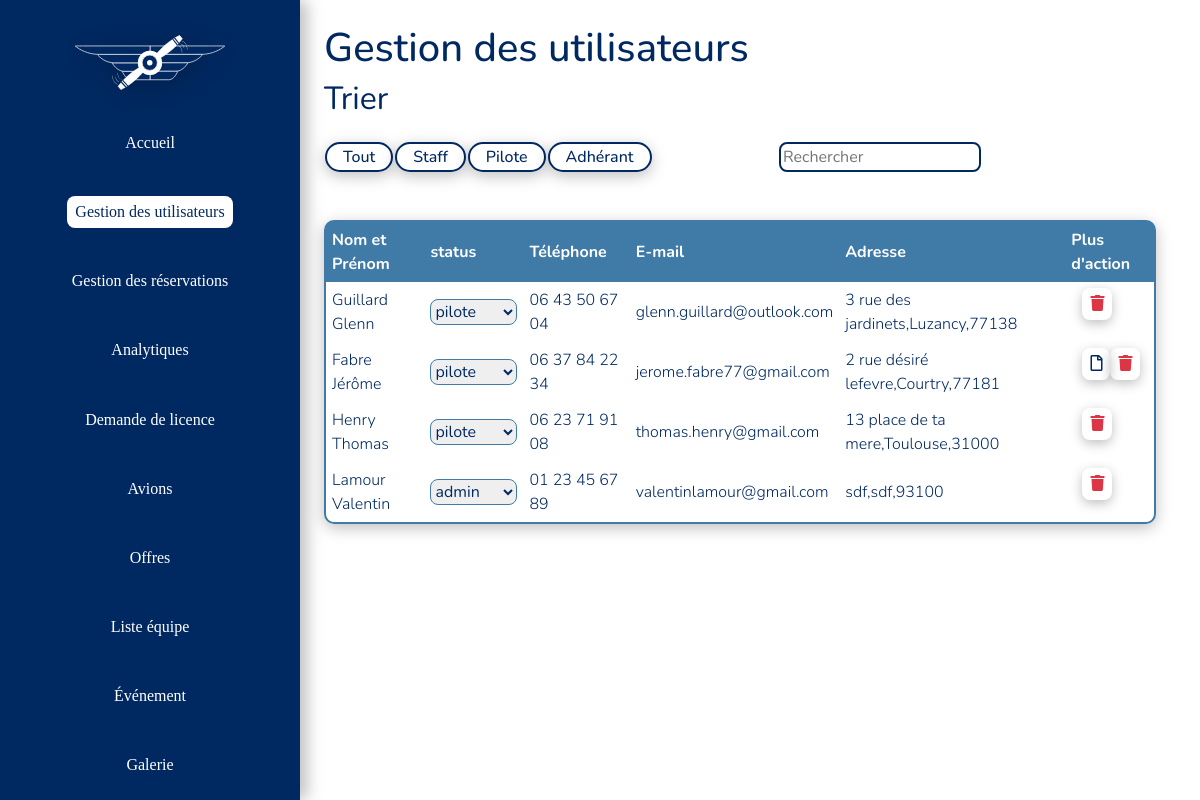
/php_gestionnaireUtilisateur.php (signed in), run on an earlier commit of the app's database.
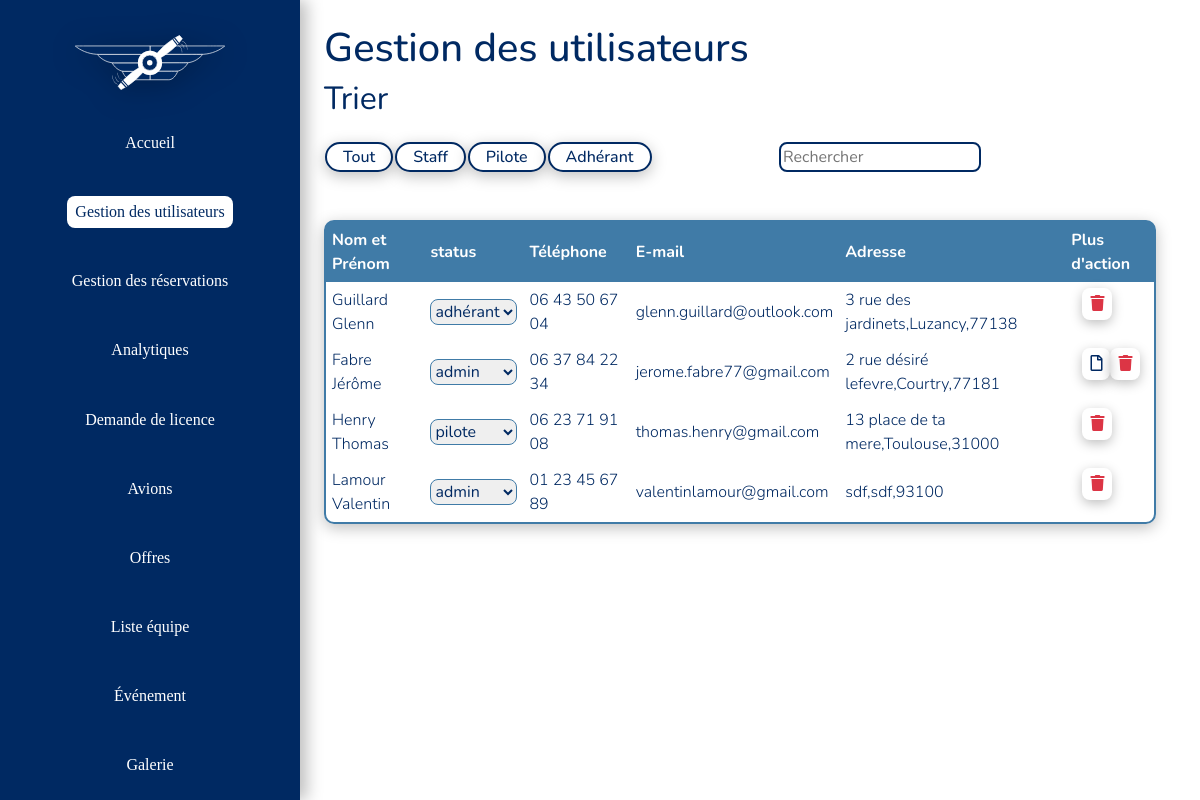
And on a later commit of the database.
### tables this page shows
CREATE TABLE `adherant` (
  `autorisation` tinyint(1) NOT NULL DEFAULT 0,
  `nom` char(50) DEFAULT NULL,
  `prenom` char(50) DEFAULT NULL,
  `civilite` char(50) NOT NULL,
  `mail` char(255) NOT NULL,
  `mdp` char(255) NOT NULL,
  `code_postale` char(5) NOT NULL,
  `ville` char(50) NOT NULL,
  `adresse` char(255) NOT NULL,
  `num_tel` char(14) NOT NULL,
  `licence` char(255) NOT NULL,
  `licence_valid` tinyint(1) NOT NULL DEFAULT 0,
  `date_naissance` date DEFAULT NULL,
  `date_crea` timestamp NULL DEFAULT NULL,
  `date_update` timestamp NULL DEFAULT current_timestamp(),
  `compte_actif` tinyint(1) NOT NULL DEFAULT 1
);

### UID.php (called while the page is built)
<?php
function UID($nbr_aleatoire) {
    $liste_cara = [
        ["A", "B", "C", "D", "E", "F", "G", "H", "I", "J", "K", "K", "L", "M", "N", "O", "P", "Q", "R", "S", "T", "U", "V", "W", "X", "Y", "Z"],
        ["a", "b", "c", "d", "e", "f", "g", "h","i","j","k","l","m","n","o","p","q","r","s","t","u","v","w","x","y","z"],
        ["0", "1", "2", "3", "4", "5", "6", "7", "8", "9"]
    ];
    $liste = "";
    for ($i = 0; $i < $nbr_aleatoire; $i++) {
        $index_one = rand(0, 2);
        $index_two = rand(0, count($liste_cara[$index_one])-1);
        $liste.= $liste_cara[$index_one][$index_two];
    }
    return $liste;
}
?>

### poo_models.php (called while the page is built, shortened)
<?php
require_once "poo_database.php";
class Model extends Database {
    protected string $table;
	function getTable() {
		return $this->table;
	}
	function __construct(string $table) {
		$this->table = $table;
		$this->db = Database::getInstance();
	}
}

### poo_database.php (called while the page is built, shortened)
<?php
class Database extends PDO {
    private static $instance;
    public static function getInstance():self
    {
        if(self::$instance === null){
            self::$instance = new self();
        }
        return self::$instance;
    }
}

### poo_repository.php (called while the page is built, shortened)
<?php
require_once ("poo_models.php");
class Repository extends Model {
	public function requete(string $sql) {
        return $this->db->query($sql);
    }
}

### php_gestionnaireUtilisateur.php (the view, shortened to what this page needs)
<!DOCTYPE html>
<html lang="fr">
<head>
    <link rel="stylesheet" href="css/gestionUtil.css?time=<?php require 'UID.php';
                                                            echo UID(200) ?>">
    <link rel="stylesheet" href="css/bootstrap.min.css?time=<?php echo UID(200) ?>">
    <link rel="stylesheet" href="https://cdnjs.cloudflare.com/ajax/libs/font-awesome/5.15.2/css/all.min.css">
    <link rel="stylesheet" href="https://cdn.jsdelivr.net/npm/flatpickr/dist/flatpickr.min.css">
</head>
<body class="font-normal">
    <div class="d-flex flex-row w-100 h-100">
        <section class="w-25 h-100 position-fixed start-0">
            <nav class="text-center bg-custom text-white d-flex justify-content-around flex-column align-items-center font-avion">
                <a href="index.php" class="w-50 exclu mt-3">
                    <img class="logo-shadow" src="img/SVG/logo.svg" alt="logo aero club">
                </a>
                <a class="text-white text-decoration-none py-1 px-2 rounded-3" href="php_login.php">Accueil</a>
                <a class="text-blue bg-white text-decoration-none py-1 px-2 rounded-3 exclu" href="php_gestionnaireUtilisateur.php">Gestion des utilisateurs</a>
                <a class="text-white text-decoration-none py-1 px-2 rounded-3" href="php_gestionReservation.php">Gestion des réservations</a>
                <a class="text-white text-decoration-none py-1 px-2 rounded-3" href="php_analytique.php">Analytiques</a>
                <a class="text-white text-decoration-none py-1 px-2 rounded-3" href="php_DemandeLicence.php">Demande de licence</a>
                <a class="text-white text-decoration-none py-1 px-2 rounded-3" href="php_Gestion_avions.php">Avions</a>
                <a class="text-white text-decoration-none py-1 px-2 rounded-3" href="php_offre.php">Offres</a>
                <a class="text-white text-decoration-none py-1 px-2 rounded-3" href="php_equipe.php">Liste équipe</a>
                <a class="text-white text-decoration-none py-1 px-2 rounded-3" href="php_evenement.php">Événement</a>
                <a class="text-white text-decoration-none py-1 px-2 rounded-3" href="php_galerie.php">Galerie</a>
            </nav>
        </section>
        <section class="w-75 ml-custom">
            <h1 class="text-blue mt-4">Gestion des utilisateurs</h1>
            <h2 class="text-blue fw-normal mb-4">Trier</h2>
            <?php
            if (isset($_SESSION['mail'])) {
                $mail = "'" . $_SESSION['mail'] . "'";
                require_once "poo_repository.php";
                require_once "poo_models.php";
                try {
                    $modele = new Model("adherant");
                    $exemple1 = new Repository($modele->getTable());
                    $sql = "Select autorisation from " . $modele->getTable() . " where mail = $mail  ";
                    $resultat = $exemple1->requete($sql);
                    foreach ($resultat as $ligne) {
                        if ($ligne["autorisation"] == 3) {
                            try {
                                $sql2 = "SELECT * FROM " . $modele->getTable() . " WHERE compte_actif = 1 ";
                                $sql3 = "SELECT mail FROM " . $modele->getTable() . " WHERE mail = $mail";
                                $sql4 = "$sql2 AND mail NOT IN ($sql3)";
                                $resultat2 = $exemple1->requete($sql4);
            ?>
                                <article class="d-flex justify-content-between w-75">
                                    <div class="w-50 d-flex justify-content-around">
                                        <input type="button" id="all" name="Search_Status" checked onclick="all_status()" value="Tout" class="bg-white text-blue button-custom px-3 rounded-4 fw-medium">
                                        <input type="button" id="staff" name="Search_Status" onclick="status_staff()" value="Staff" class="bg-white text-blue button-custom px-3 rounded-4 fw-medium">
                                        <input type="button" id="pilote" name="Search_Status" onclick="status_pilote()" value="Pilote" class="bg-white text-blue button-custom px-3 rounded-4 fw-medium">
                                        <input type="button" id="adherant" name="Search_Status" onclick="status_adheran()" value="Adhérant" class="bg-white text-blue button-custom px-3 rounded-4 fw-medium">
                                    </div>
                                    <input type="texte" id="search" onkeyup="search()" placeholder="Rechercher" class="bg-white text-blue input-custom rounded-3">
                                </article>
                                <table class="mt-5 fw-light text-blue">
                                    <thead class="">
                                        <tr class="text-white">
                                            <th>Nom et Prénom</th>
                                            <th>status</th>
                                            <th>Téléphone</th>
                                            <th>E-mail</th>
                                            <th>Adresse</th>
                                            <th>Plus d'action</th>
                                        </tr>
                                    </thead>
                                    <tbody>
                                        <?php
                                        foreach ($resultat2 as $ligne2) {
                                        ?>
                                            <?php
                                            $mailJqierry = "'" . $ligne2["mail"] . "'";
                                            echo "<tr id='Utilisateur_" . str_replace(".", "", str_replace('@', '', $ligne2["mail"])) . "' class='affiche Aff_" . $ligne2["nom"] . " statusAll status_" . $ligne2["autorisation"] . "'>";
                                            echo "<td>";
                                            echo $ligne2["nom"] . " " . $ligne2["prenom"];
                                            echo "</td>";
                                            echo "<td>";
                                            ?>
                                            <select class="rounded-3" onchange="ModificationStatus(<?php echo $mailJqierry ?>,this.value)" id=<?php echo "Changement_" . str_replace(".", "", str_replace('@', '', $ligne2["mail"])) ?>>
                                                <?php
                                                echo "<option value='adhéran'";
                                                if ($ligne2["autorisation"] == 0) {
                                                    echo "selected";
                                                }
                                                echo ">adhérant</option>";
                                                echo "<option value='pilote'";
                                                if ($ligne2["autorisation"] == 1) {
                                                    echo "selected";
                                                }
                                                echo ">pilote</option>";
                                                echo "<option value='admin'";
                                                if ($ligne2["autorisation"] == 3) {
                                                    echo "selected";
                                                }
                                                echo ">admin</option>";
                                                echo "</select>";
                                                echo "</td>";
                                                echo "<td>";
                                                echo $ligne2["num_tel"];
                                                echo "</td>";
                                                echo "<td>";
                                                echo $ligne2["mail"];
                                                echo "</td>";
                                                echo "<td>";
                                                echo $ligne2["adresse"] . "," . $ligne2["ville"] . "," . $ligne2["code_postale"];
                                                echo "</td>";
                                                echo "<td class='d-flex flex-row justify-content-between align-items-center w-75 mx-auto'>";
                                                if ($ligne2["licence_valid"] == 2) { ?>
                                                    <a href="PDFlicences/<?= $ligne2["licence"] ?>.pdf" target="_blank" class="icon-shadow py-1 px-2 rounded-3">
                                                        <i class="far fa-file text-blue my-auto"></i>
                                                    </a>
                                                <?php } ?>
                                                <div class="icon-shadow py-1 px-2 rounded-3">
                                                    <i onclick="test(<?php echo $mailJqierry ?>)" class="fas fa-trash trash-icon icon_supp text-danger"></i>
                                                </div>
                                        <?php
                                            echo "</td>";
                                            echo "</tr>";
                                        }
                                    } catch (PDOException $e) {
                                        die($e->getMessage());
                                    }
                                        ?>
                                    </tbody>
                                </table>
                <?php
                        } else {
                            header("Location: index.php");
                        }
                    }
                } catch (PDOException $e) {
                    die($e->getMessage());
                }
            } else {
                header("Location: index.php");
            }
                ?>
        </section>
    </div>
</body>
</html>

### css/gestionUtil.css (style rules this page uses)
.bg-custom { background-color: #002962; }
.font-avion { font-family: aeronaves; }
.font-normal { font-family: nunito; }
nav { box-shadow: 7px 0px 15px 0px rgba(0, 0, 0, 0.25); height: 100vh !important; }
nav a:not(.exclu) { transition: all 0.25s ease; }
.ml-custom { margin-left: 27%; }
.text-blue { color: #002962 !important; }
table { width: 95% !important; box-shadow: 0px 4px 15px 0px rgba(0, 0, 0, 0.25); border-collapse: separate !important; border-spacing: 0px; border-radius: 10px; border: 2px solid #407BA7; }
td, th { padding: 0.5vw; }
table thead th:first-child { border-top-left-radius: 5px; }
table thead th:last-child { border-top-right-radius: 5px; }
table tr:last-child td:first-child { border-bottom-left-radius: 10px; }
table tr:last-child td:last-child { border-bottom-right-radius: 10px; }
thead { background-color: #407BA7; }
.button-custom { border: 2px solid #002962; box-shadow: 0px 4px 15px 0px rgba(0, 0, 0, 0.25); transition: all 0.25s ease; }
.icon_supp { cursor: pointer; }
.input-custom { border: 2px solid #002962; }
select { color: #002962; border-color: #407BA7; }
.logo-shadow { filter: drop-shadow(0px 4px 15px rgba(0, 0, 0, 0.25)); }
.icon-shadow { box-shadow: 0px 3.409px 11.93px 0px rgba(0, 0, 0, 0.25); }

What changed in the data, as far as the page shows it:
changed adherant "Guillard": autorisation+mail "pilote" → "adhérant"
changed adherant "Fabre": autorisation+mail "pilote" → "admin"
